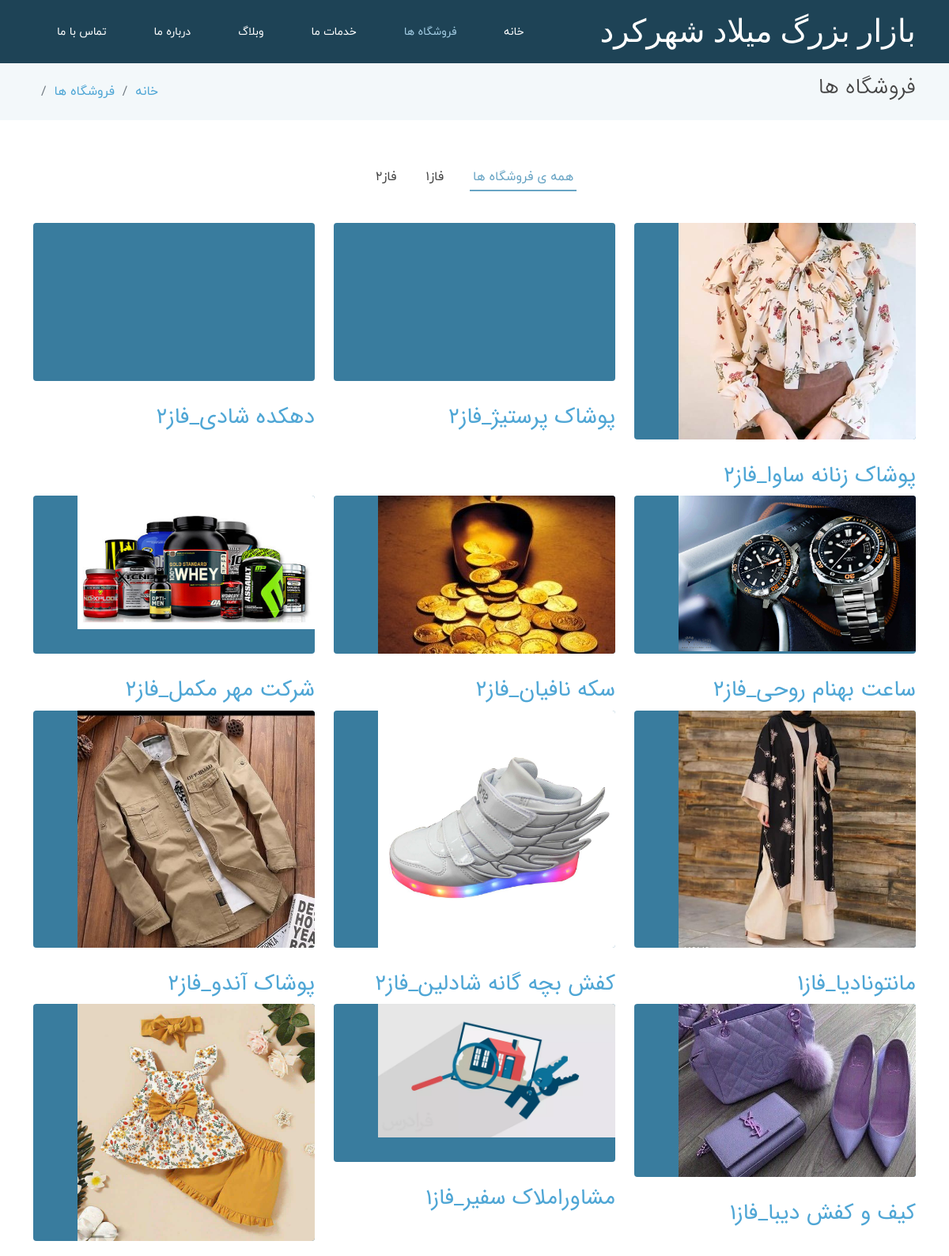
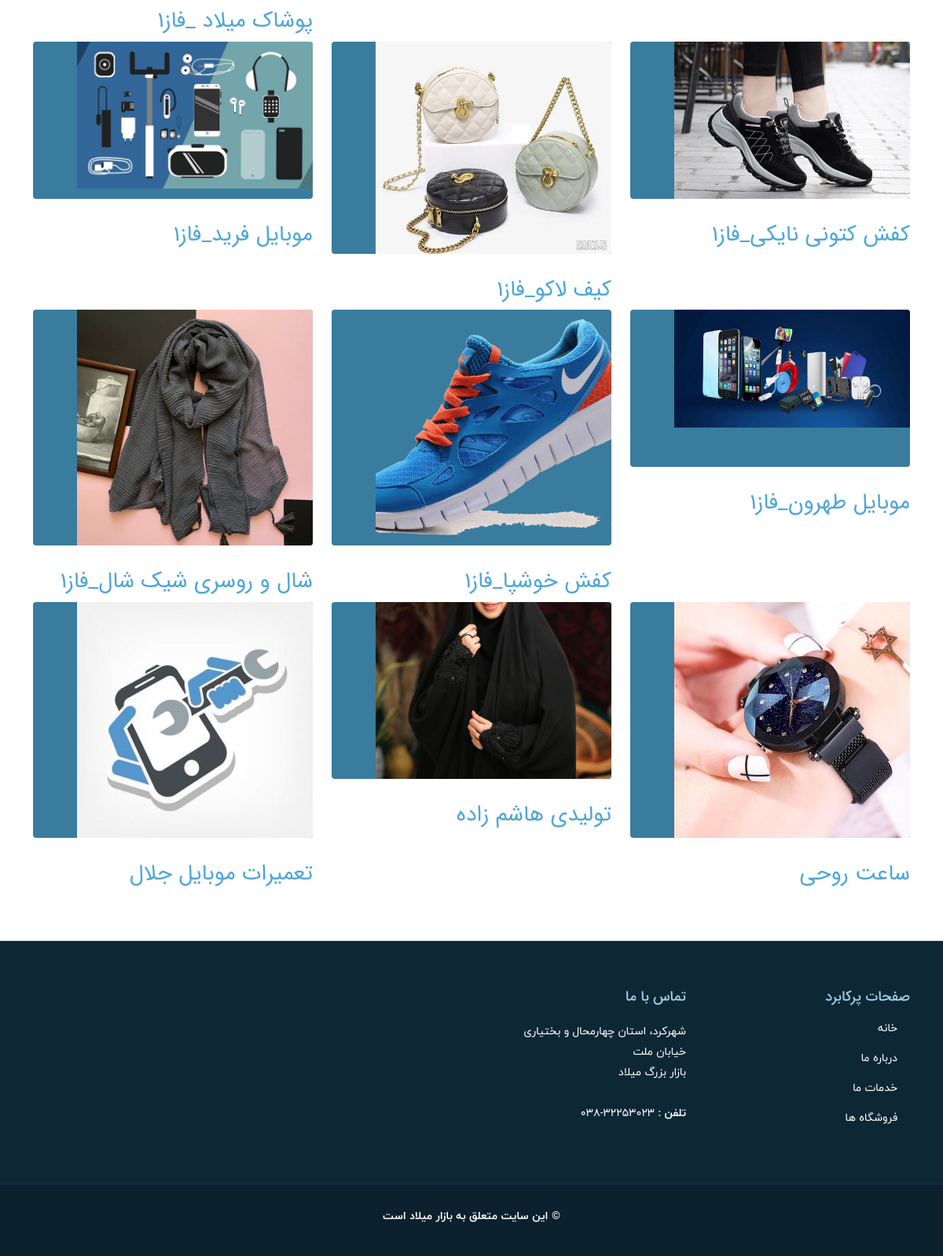
The app's page /shop/ with its own data (2 pictures, top to bottom).
### market_app/models.py (models this page shows, shortened)
class shopcls(models.Model):
    name=models.CharField(max_length=50,verbose_name="نام مغازه")
    address=models.CharField(max_length=300,verbose_name="آدرس")
    type_shop=models.CharField(max_length=50,verbose_name="نوع مغازه")
    picture=models.ImageField(upload_to="imgs1",verbose_name=" عکس صفحه اطلاعات")
    icone=models.ImageField(upload_to="imgs2",verbose_name="عکس صفحه فروشگاه ها")
    phone=models.CharField(max_length=20,verbose_name="تلفن")
    description=models.CharField(max_length=3000,verbose_name="توضیحات")
    phase=models.IntegerField(default=2,verbose_name="کتگری فاز")

### market_app/views.py (the view)
# urls.py: path('shop/',shop),
def shop(request):
   l1=shopcls.objects.filter(phase=1)
   l2=shopcls.objects.filter(phase=2)
   return render(request,"market_app/shop.html",context={"shop1":l1,"shop2":l2, "active_tab":"shop"})

### market_app/templates/market_app/shop.html (shortened to what this page needs)
{%extends 'market_app/base2.html'%}
{%block title2%}فروشگاه ها {%endblock%}
{%block bread%}فروشگاه ها {%endblock%}
{%block href%}shop/{%endblock%}
{%block content%}
    <section class="portfolio">
      <div class="container">
        <div class="row">
          <div class="col-lg-12">
            <ul id="portfolio-flters">
              <li data-filter="*" class="filter-active">همه ی فروشگاه ها </li>
              <li data-filter=".filter-card">فاز1</li>
              <li data-filter=".filter-app">فاز2</li>
            </ul>
          </div>
        </div>
        <div class="row portfolio-container" data-aos="fade-up" data-aos-easing="ease-in-out" data-aos-duration="500">
{% for sh in shop2%}
          <div class="col-lg-4 col-md-6 portfolio-wrap filter-app">
            <div class="portfolio-item">
              <img  style="width: 300px;"  src="{{sh.icone.url}}" class="img-fluid" alt="">
            </div>
            <a href="{{sh.id}}"><h3>{{sh.name}}</h3></a>
          </div>
{%endfor%}
{%for sh in shop1%}
          <div class="col-lg-4 col-md-6 portfolio-wrap filter-card">
            <div class="portfolio-item">
              <img style="width: 300px;" src="{{sh.icone.url}}" class="img-fluid" alt="">
            </div>
            <a href="{{sh.id}}"><h3>{{sh.name}}</h3></a>
          </div>
{%endfor%}
        </div>
      </div>
    </section>
  {%endblock%}

### market_app/templates/market_app/base2.html (shortened to what this page needs)
<!DOCTYPE html>
<html lang="fa" dir="rtl">
<head>
  {%load static%}
  <link href="{%static 'market_app/assets/vendor/animate.css/animate.min.css'%}" rel="stylesheet">
  <link href="{%static 'market_app/assets/vendor/aos/aos.css'%}" rel="stylesheet">
  <link href="{%static 'market_app/assets/vendor/bootstrap/css/bootstrap.min.css'%}" rel="stylesheet">
  <link href="{%static 'market_app/assets/vendor/bootstrap-icons/bootstrap-icons.css'%}" rel="stylesheet">
  <link href="{%static 'market_app/assets/vendor/boxicons/css/boxicons.min.css'%}" rel="stylesheet">
  <link href="{%static 'market_app/assets/vendor/glightbox/css/glightbox.min.css'%}" rel="stylesheet">
  <link href="{%static 'market_app/assets/vendor/swiper/swiper-bundle.min.css'%}" rel="stylesheet">
  <link href="{%static 'market_app/assets/css/style.css'%}" rel="stylesheet">
  <link rel="stylesheet" href="{%static 'market_app/assets/css/rtl.css'%}">
</head>
<body>
  <header id="header" class="fixed-top d-flex align-items-center ">
    <div class="container d-flex justify-content-between align-items-center">
      <div class="logo">
        <h1 class="text-light"><a href="/"><span>بازار بزرگ میلاد شهرکرد</span></a></h1>
      </div>
      <nav id="navbar" class="navbar rtl-navbar">
        <ul>
          <li><a href="/">خانه</a></li>
          <li><a {% if active_tab == "shop" %}  class="active" {% endif %} href="/shop/"> فروشگاه ها</a></li>
          <li><a {% if active_tab == "services" %}  class="active" {% endif %} href="/services/">خدمات ما</a></li>
          <li><a {% if active_tab == "blog" %}  class="active" {% endif %} href="/blog/">وبلاگ</a></li>
          <li><a {% if active_tab == "about" %}  class="active" {% endif %} href="/about/">درباره ما</a></li>
          <li><a {% if active_tab == "contact" %}  class="active" {% endif %} href="/contact/">تماس با ما</a></li>
        </ul>
      </nav>
    </div>
  </header>
  <main id="main">
    <section class="breadcrumbs">
      <div class="container">
        <div class="d-flex justify-content-between align-items-center">
          <h2>{%block title2%}  {%endblock%}</h2>
          <ol>
            <li><a href="/">خانه</a></li>
            <li><a href="/{%block href%}  {%endblock%}">{%block bread%}  {%endblock%}</a></li>
            <li> {%block bread2%}  {%endblock%}</li>
          </ol>
        </div>
      </div>
    </section>
    {%block content%}
    {%endblock%}
  </main>
  <footer id="footer" data-aos="fade-up" data-aos-easing="ease-in-out" data-aos-duration="500">
    <div class="footer-top">
      <div class="container">
        <div class="row">
          <div class="col-lg-3 col-md-6 footer-links">
            <h4>صفحات پرکابرد</h4>
            <ul>
              <li><i class="bx bx-chevron-left"></i> <a href="/">خانه</a></li>
              <li><i class="bx bx-chevron-left"></i> <a href="/about/">درباره ما</a></li>
              <li><i class="bx bx-chevron-left"></i> <a href="/services/">خدمات ما</a></li>
              <li><i class="bx bx-chevron-left"></i> <a href="/shop/"> فروشگاه ها</a></li>
            </ul>
          </div>
          <div class="col-lg-3 col-md-6 footer-contact">
            <h4>تماس با ما</h4>
            <p>
              شهرکرد، استان چهارمحال و بختیاری <br>
               خیابان ملت<br>
               بازار بزرگ میلاد <br><br>
              <strong>تلفن :</strong> 32253023-038<br>
            </p>
          </div>
        </div>
      </div>
    </div>
    <div class="container">
      <div class="copyright">
        &copy;   <strong><span>این سایت متعلق به بازار میلاد است</span></strong>
      </div>
      <div class="credits">
      </div>
    </div>
  </footer>
</body>
</html>

### market_app/static/market_app/assets/css/style.css (style rules this page uses)
body { font-family: "Open Sans", sans-serif; color: #444; }
a { color: #4fa6d5; text-decoration: none; }
h1, h2, h3, h4, h5, h6, .font-primary { font-family: "Roboto", sans-serif; }
#header { height: 80px; transition: all 0.5s; z-index: 997; transition: all 0.5s; background: #1e4356; }
#header .logo h1 { font-size: 28px; margin: 0; padding: 4px 0; line-height: 1; font-weight: 400; letter-spacing: 3px; text-transform: uppercase; }
#header .logo h1 a, #header .logo h1 a:hover { color: #fff; text-decoration: none; }
#main { margin-top: 80px; }
.navbar { padding: 0; }
.navbar ul { margin: 0; padding: 0; display: flex; list-style: none; align-items: center; }
.navbar li { position: relative; }
.navbar a, .navbar a:focus { display: flex; align-items: center; justify-content: space-between; padding: 10px 0 10px 30px; font-family: "Open Sans", sans-serif; font-size: 14px; color: #fff; white-space: nowrap; transition: 0.3s; }
.navbar a:hover, .navbar .active, .navbar .active:focus, .navbar li:hover>a { color: #a2cce3; }
section { padding: 60px 0; }
.breadcrumbs { padding: 15px 0; background-color: #f3f8fa; min-height: 40px; }
.breadcrumbs h2 { font-size: 28px; font-weight: 300; }
.breadcrumbs ol { display: flex; flex-wrap: wrap; list-style: none; padding: 0; margin: 0; }
.breadcrumbs ol li+li { padding-left: 10px; }
.breadcrumbs ol li+li::before { display: inline-block; padding-right: 10px; color: #6c757d; content: "/"; }
.portfolio { padding-bottom: 60px; }
.portfolio #portfolio-flters { padding: 0; margin: 0 0 35px 0; list-style: none; text-align: center; }
.portfolio #portfolio-flters li { cursor: pointer; margin: 0 12px 5px 12px; display: inline-block; padding: 0 4px 6px 4px; font-size: 16px; font-weight: 500; line-height: 20px; color: #444; transition: all 0.3s ease-in-out; border-bottom: 2px solid #fff; font-family: "Roboto", sans-serif; }
.portfolio #portfolio-flters li:hover, .portfolio #portfolio-flters li.filter-active { border-color: #68A4C4; color: #68A4C4; }
.portfolio .portfolio-item { background: #397c9e; overflow: hidden; min-height: 200px; position: relative; border-radius: 4px; margin: 0 0 30px 0; }
.portfolio .portfolio-item img { transition: all 0.3s ease-in-out; }
#footer { background: #0b212d; padding: 0 0 30px 0; color: #fff; font-size: 14px; }
#footer .footer-top { background: #0d2735; border-top: 1px solid #17455e; border-bottom: 1px solid #123649; padding: 60px 0 30px 0; }
#footer .footer-top h4 { font-size: 18px; font-weight: 600; color: #a2cce3; position: relative; padding-bottom: 12px; }
#footer .footer-top .footer-links { margin-bottom: 30px; }
#footer .footer-top .footer-links ul { list-style: none; padding: 0; margin: 0; }
#footer .footer-top .footer-links ul i { padding-right: 2px; color: #a2cce3; font-size: 18px; line-height: 1; }
#footer .footer-top .footer-links ul li { padding: 10px 0; display: flex; align-items: center; }
#footer .footer-top .footer-links ul li:first-child { padding-top: 0; }
#footer .footer-top .footer-links ul a { color: #fff; transition: 0.3s; display: inline-block; line-height: 1; }
#footer .footer-top .footer-contact { margin-bottom: 30px; }
#footer .footer-top .footer-contact p { line-height: 26px; }
#footer .copyright { text-align: center; padding-top: 30px; }
#footer .credits { padding-top: 10px; text-align: center; font-size: 13px; color: #fff; }

### market_app/static/market_app/assets/css/rtl.css (style rules this page uses)
p { line-height: 1.9rem; }
body { font-family: iranyekan; }
h1, h2, h3, h4, h5, h6, .font-primary { font-family: iransans; }
.rtl-navbar a, .rtl-navbar a:focus , #hero .rtl-btn-get-started , #hero-no-slider .rtl-btn-get-started , #footer .footer-top .footer-info p , .rtl-facts .counters p , .portfolio #portfolio-flters li , .pricing h4 , .pricing .get-started-btn , .glightbox-clean .gslide-title { font-family: "iranyekan", iransans; }
#hero h2 , #hero-no-slider h2, #header .logo h1 { font-family: "aviny", lalezar; }
.rtl-navbar a, .rtl-navbar a:focus { padding: 10px 30px 10px 0; }
#header .logo h1 { letter-spacing: 0px; font-size: 40px; }
.breadcrumbs ol li + li { padding-left: 0px; padding-right: 10px; }
.breadcrumbs ol li + li::before { padding-left: 10px; padding-right: 0px; }
@media (max-width: 1200px) { .rtl-navbar a, .rtl-navbar a:focus { padding: 10px 30px 10px 30px; } }

### records on screen
shopcls: name "دهکده شادی_فاز2"
shopcls: name "پوشاک پرستیژ_فاز2"
shopcls: icone (picture), name "پوشاک زنانه ساوا_فاز2"
shopcls: icone (picture), name "شرکت مهر مکمل_فاز2"
shopcls: icone (picture), name "سکه نافیان_فاز2"
shopcls: icone (picture), name "ساعت بهنام روحی_فاز2"
shopcls: icone (picture), name "پوشاک آندو_فاز2"
shopcls: icone (picture), name "کفش بچه گانه شادلین_فاز2"
shopcls: icone (picture), name "مانتونادیا_فاز1"
shopcls: icone (picture), name "پوشاک میلاد _فاز1"
shopcls: icone (picture), name "مشاوراملاک سفیر_فاز1"
shopcls: icone (picture), name "کیف و کفش دیبا_فاز1"
shopcls: icone (picture), name "موبایل فرید_فاز1"
shopcls: icone (picture), name "کیف لاکو_فاز1"
shopcls: icone (picture), name "کفش کتونی نایکی_فاز1"
shopcls: icone (picture), name "شال و روسری شیک شال_فاز1"
shopcls: icone (picture), name "کفش خوشپا_فاز1"
shopcls: icone (picture), name "موبایل طهرون_فاز1"
shopcls: icone (picture), name "تعمیرات موبایل جلال"
shopcls: icone (picture), name "تولیدی هاشم زاده"
shopcls: icone (picture), name "ساعت روحی"
